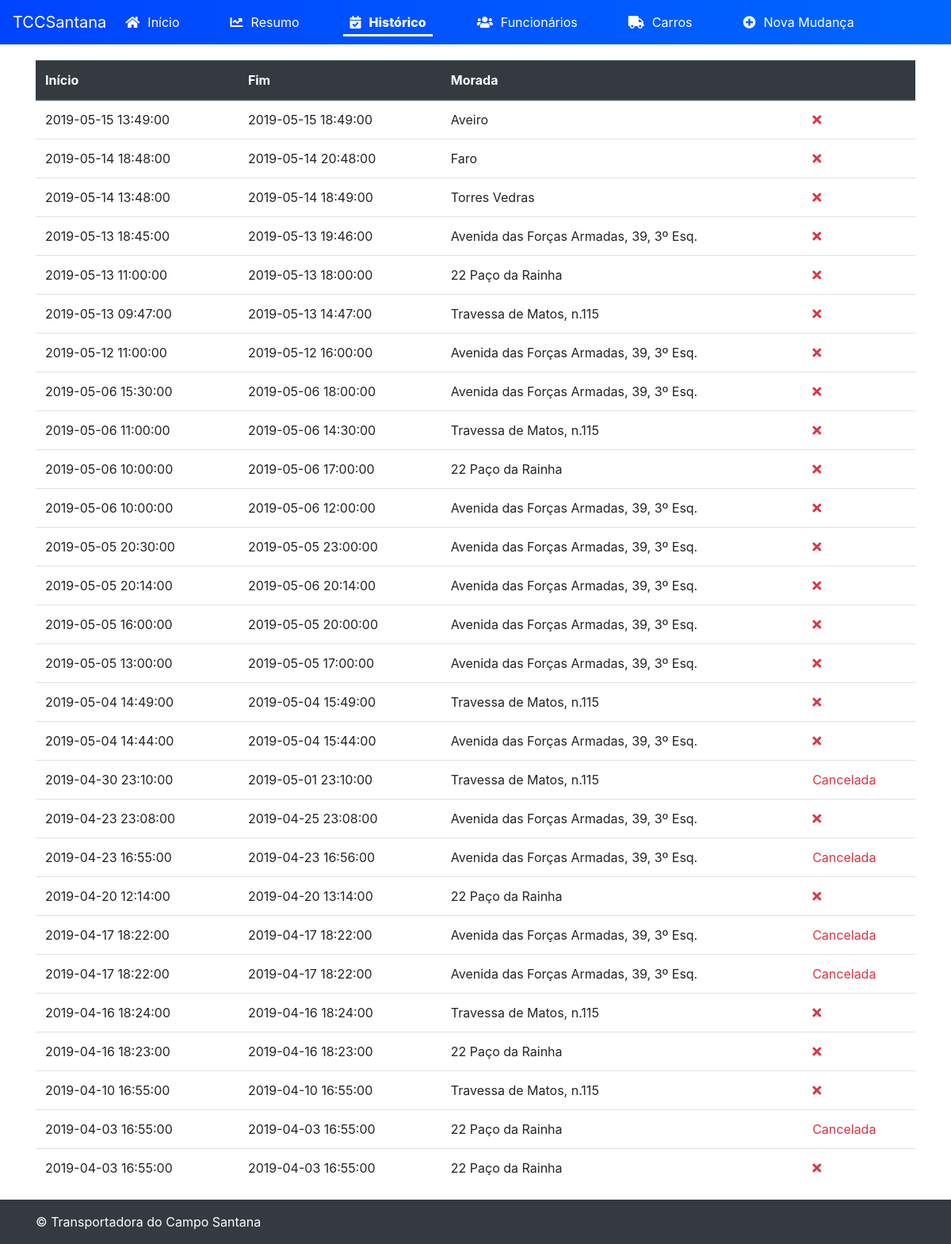
Screenshot of /?page=schedules with the database file from the repository.
### tables this page shows
CREATE TABLE `schedules` (
  `Id` int(11) NOT NULL AUTO_INCREMENT,
  `Client` varchar(100) NOT NULL,
  `Start` datetime NOT NULL,
  `End` datetime NOT NULL,
  `Address` varchar(500) NOT NULL,
  `Notes` varchar(1000) DEFAULT NULL,
  `IsCanceled` tinyint(1) DEFAULT NULL,
  `EndAddress` varchar(500) NOT NULL,
  `IsPaid` tinyint(1) DEFAULT NULL,
  `nif` varchar(9) NOT NULL,
  PRIMARY KEY (`Id`)
);

### public/index.php (called while the page is built, shortened)
<?php
    require(APPLICATION_PATH.DS.'config'.DS.'config.php');
    $page = get("page","home");
    $model = $config['MODEL_PATH'].$page.'.php';
    $layout = $config['VIEW_PATH'].'sticky-footer-navbarLayout.phtml';
    if(file_exists($model)) {
        require_once($model);
    }
    include($layout);
?>

### app/lib/functions.php (called while the page is built, shortened)
<?php
    function get($name, $def='') {
        return isset($_REQUEST[$name]) ? $_REQUEST[$name] : $def;
    }
    function isActive($page,$activePage) {
        return ($page==$activePage)?'active':'';
    }
?>

### app/model/schedules.php (called while the page is built, shortened)
<?php
    $con = connectDB($db);
    $sql="SELECT * FROM schedules ORDER BY start desc";
    $result=mysqli_query($con,$sql);
    $allRows=mysqli_fetch_all($result,MYSQLI_ASSOC);
    $schedules=$allRows;
    return $schedules;
?>

### app/view/schedules.phtml (the view, shortened to what this page needs)
<div class="table-responsive mt-3">
    <table class="table table-hover">
        <thead class="thead-dark">
            <tr>
                <th scope="col">Início</th>
                <th scope="col">Fim</th>
                <th scope="col">Morada</th>
                <th scope="col"></th>
            </tr>
        </thead>
        <tbody>
            <?php
                foreach($schedules AS $schedule) {
                    echo '<tr class="table-row" data-href="?page=schedulesEdit&Id='.$schedule['Id'].'">';
                    echo '<td>'.$schedule['Start'].'</td>';
                    echo '<td>'.$schedule['End'].'</td>';
                    echo '<td>'.$schedule['Address'].'</td>';
                    echo '<td class="text-danger">'.($schedule['IsCanceled']==1?"Cancelada</td>":'<a title="Cancelar Mudança" onclick="return confirm(\'Tem a certeza que pretende cancelar a Mudança?\')" href="?page=schedulesCancel&origin=schedules&Id='.$schedule['Id'].'"><i class="text-danger fas fa-times"></i></a></td>');
                    echo '</tr>';
                }
            ?>
        </tbody>
    </table>
</div>

### app/view/sticky-footer-navbarLayout.phtml (shortened to what this page needs)
<!doctype html>
<html lang="en" class="h-100">
<head>
    <link rel="stylesheet" href="https://stackpath.bootstrapcdn.com/bootstrap/4.3.1/css/bootstrap.min.css">
    <link rel="stylesheet" href="../app/css/bootstrap-datetimepicker.min.css">
    <link rel="stylesheet" href="../app/css/multiselect.css">
    <link href='../app/packages/core/main.css' rel='stylesheet' />
    <link href='../app/packages/daygrid/main.css' rel='stylesheet' />
    <link href='../app/packages/timegrid/main.css' rel='stylesheet' />
    <link href='../app/packages/list/main.css' rel='stylesheet' />
    <link href='../app/packages/bootstrap/main.css' rel='stylesheet' />
    <link href='../app/packages/daygrid/main.css' rel='stylesheet' />
    <link href="style.css" rel="stylesheet">
    <link rel="stylesheet" href="https://use.fontawesome.com/releases/v5.8.1/css/all.css"
>
        <link rel="stylesheet" href="https://maxcdn.bootstrapcdn.com/font-awesome/4.7.0/css/font-awesome.min.css">
</head>
<body class="d-flex flex-column h-100">
    <header>
        <nav class="navbar navbar-expand-md navbar-dark bg-dark fixed-top">
            <div class="navbar-brand" href="#">TCCSantana</div>
            <div class="collapse navbar-collapse" id="navbarsExampleDefault">
                <ul class="navbar-nav mr-auto">
                    <li class="nav-item <?php echo isActive($page,'home');?>">
                        <a class="nav-link" href="?page=home"><i class="fas fa-home"></i>Início</a>
                    </li>
                    <li class="nav-item <?php echo isActive($page,'resume');?>">
                        <a class="nav-link" href="?page=resume"><i class="fas fa-chart-line"></i>Resumo</a>
                    </li>
                    <li class="nav-item <?php echo isActive($page,'schedules');?>">
                        <a class="nav-link" href="?page=schedules"><i class="fas fa-calendar-check"></i>Histórico</a>
                    </li>
                    <li class="nav-item <?php echo isActive($page,'workers').isActive($page,'workersEdit');?>">
                        <a class="nav-link" href="?page=workers"><i class="fas fa-users"></i>Funcionários</a>
                    </li>
                    <li class="nav-item <?php echo isActive($page,'cars').isActive($page,'carsEdit') ;?>">
                        <a class="nav-link" href="?page=cars"><i class="fas fa-truck"></i>Carros</a>
                    </li>
                    <li class="nav-item <?php echo isActive($page,'schedulesEdit');?>">
                        <a class="nav-link" href="?page=schedulesEdit"><i class="fas fa-plus-circle"></i>Nova Mudança</a>
                    </li>
                </ul>
            </div>
        </nav>
    </header>
    <main role="main" class="flex-shrink-0">
        <div class="container">
            <?php include($main_content); ?>
        </div>
    </main>
    <footer class="footer mt-auto py-3">
        <div class="container">
            <span>&copy Transportadora do Campo Santana</span>
        </div>
    </footer>
</body>
</html>

### public/style.css (style rules this page uses)
nav { background-image: linear-gradient(to right, #0044ff , #0066ff); padding: 2rem; }
nav a { color: white; text-decoration: none; text-underline-position: unset; margin-right: 3rem; }
nav i { margin-right: 10px; }
show > .nav-link, .active > .nav-link, .nav-link.show, .nav-link.active { font-weight: 800; border-bottom: 3px solid white; padding-bottom: 3px; }
.navbar-dark .navbar-nav .nav-link { color: rgba(255,255,255,1); }
main > .container { padding: 60px 15px 0; }
.footer { background-color: #343a40; color:white; }
.footer > .container { padding-right: 15px; padding-left: 15px; }
.table-row { cursor:pointer; }
i { margin-right: 5px; }
tr { margin:5px 0px; }

### rows the page displays
schedules: Start "2019-05-15 13:49:00", End "2019-05-15 18:49:00", Address "Aveiro"
schedules: Start "2019-05-14 18:48:00", End "2019-05-14 20:48:00", Address "Faro"
schedules: Start "2019-05-14 13:48:00", End "2019-05-14 18:49:00", Address "Torres Vedras"
schedules: Start "2019-05-13 18:45:00", End "2019-05-13 19:46:00", Address "Avenida das Forças Armadas, 39, 3º Esq."
schedules: Start "2019-05-13 11:00:00", End "2019-05-13 18:00:00", Address "22 Paço da Rainha"
schedules: Start "2019-05-13 09:47:00", End "2019-05-13 14:47:00", Address "Travessa de Matos, n.115"
schedules: Start "2019-05-12 11:00:00", End "2019-05-12 16:00:00", Address "Avenida das Forças Armadas, 39, 3º Esq."
schedules: Start "2019-05-06 15:30:00", End "2019-05-06 18:00:00", Address "Avenida das Forças Armadas, 39, 3º Esq."
schedules: Start "2019-05-06 11:00:00", End "2019-05-06 14:30:00", Address "Travessa de Matos, n.115"
schedules: Start "2019-05-06 10:00:00", End "2019-05-06 17:00:00", Address "22 Paço da Rainha"
schedules: Start "2019-05-06 10:00:00", End "2019-05-06 12:00:00", Address "Avenida das Forças Armadas, 39, 3º Esq."
schedules: Start "2019-05-05 20:30:00", End "2019-05-05 23:00:00", Address "Avenida das Forças Armadas, 39, 3º Esq."
schedules: Start "2019-05-05 20:14:00", End "2019-05-06 20:14:00", Address "Avenida das Forças Armadas, 39, 3º Esq."
schedules: Start "2019-05-05 16:00:00", End "2019-05-05 20:00:00", Address "Avenida das Forças Armadas, 39, 3º Esq."
schedules: Start "2019-05-05 13:00:00", End "2019-05-05 17:00:00", Address "Avenida das Forças Armadas, 39, 3º Esq."
schedules: Start "2019-05-04 14:49:00", End "2019-05-04 15:49:00", Address "Travessa de Matos, n.115"
schedules: Start "2019-05-04 14:44:00", End "2019-05-04 15:44:00", Address "Avenida das Forças Armadas, 39, 3º Esq."
schedules: Start "2019-04-30 23:10:00", End "2019-05-01 23:10:00", Address "Travessa de Matos, n.115", IsCanceled "Cancelada"
schedules: Start "2019-04-23 23:08:00", End "2019-04-25 23:08:00", Address "Avenida das Forças Armadas, 39, 3º Esq."
schedules: Start "2019-04-23 16:55:00", End "2019-04-23 16:56:00", Address "Avenida das Forças Armadas, 39, 3º Esq.", IsCanceled "Cancelada"
schedules: Start "2019-04-20 12:14:00", End "2019-04-20 13:14:00", Address "22 Paço da Rainha"
schedules: Start "2019-04-17 18:22:00", End "2019-04-17 18:22:00", Address "Avenida das Forças Armadas, 39, 3º Esq.", IsCanceled "Cancelada"
schedules: Start "2019-04-17 18:22:00", End "2019-04-17 18:22:00", Address "Avenida das Forças Armadas, 39, 3º Esq.", IsCanceled "Cancelada"
schedules: Start "2019-04-16 18:24:00", End "2019-04-16 18:24:00", Address "Travessa de Matos, n.115"
schedules: Start "2019-04-16 18:23:00", End "2019-04-16 18:23:00", Address "22 Paço da Rainha"
schedules: Start "2019-04-10 16:55:00", End "2019-04-10 16:55:00", Address "Travessa de Matos, n.115"
schedules: Start "2019-04-03 16:55:00", End "2019-04-03 16:55:00", Address "22 Paço da Rainha", IsCanceled "Cancelada"
schedules: Start "2019-04-03 16:55:00", End "2019-04-03 16:55:00", Address "22 Paço da Rainha"
